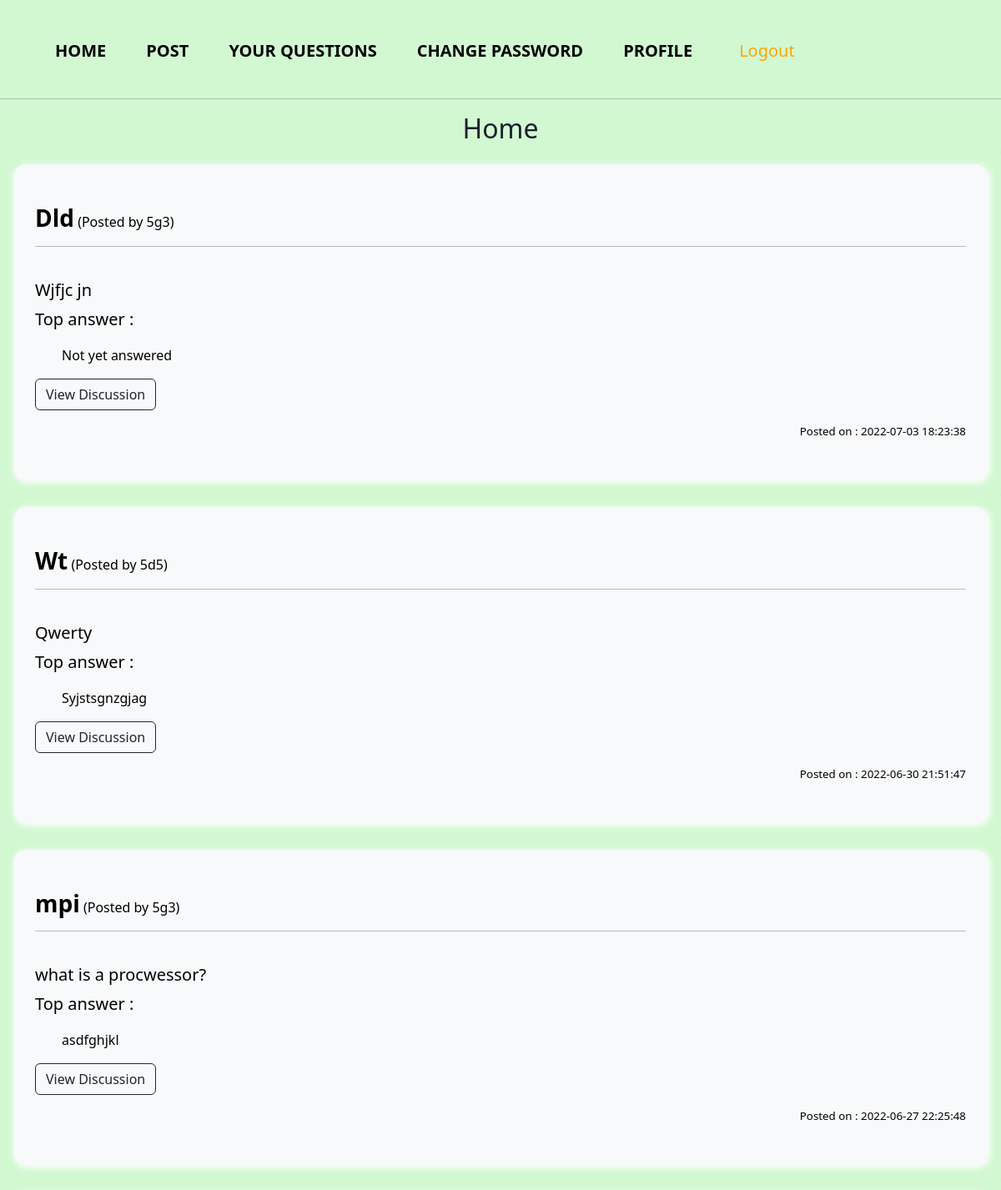
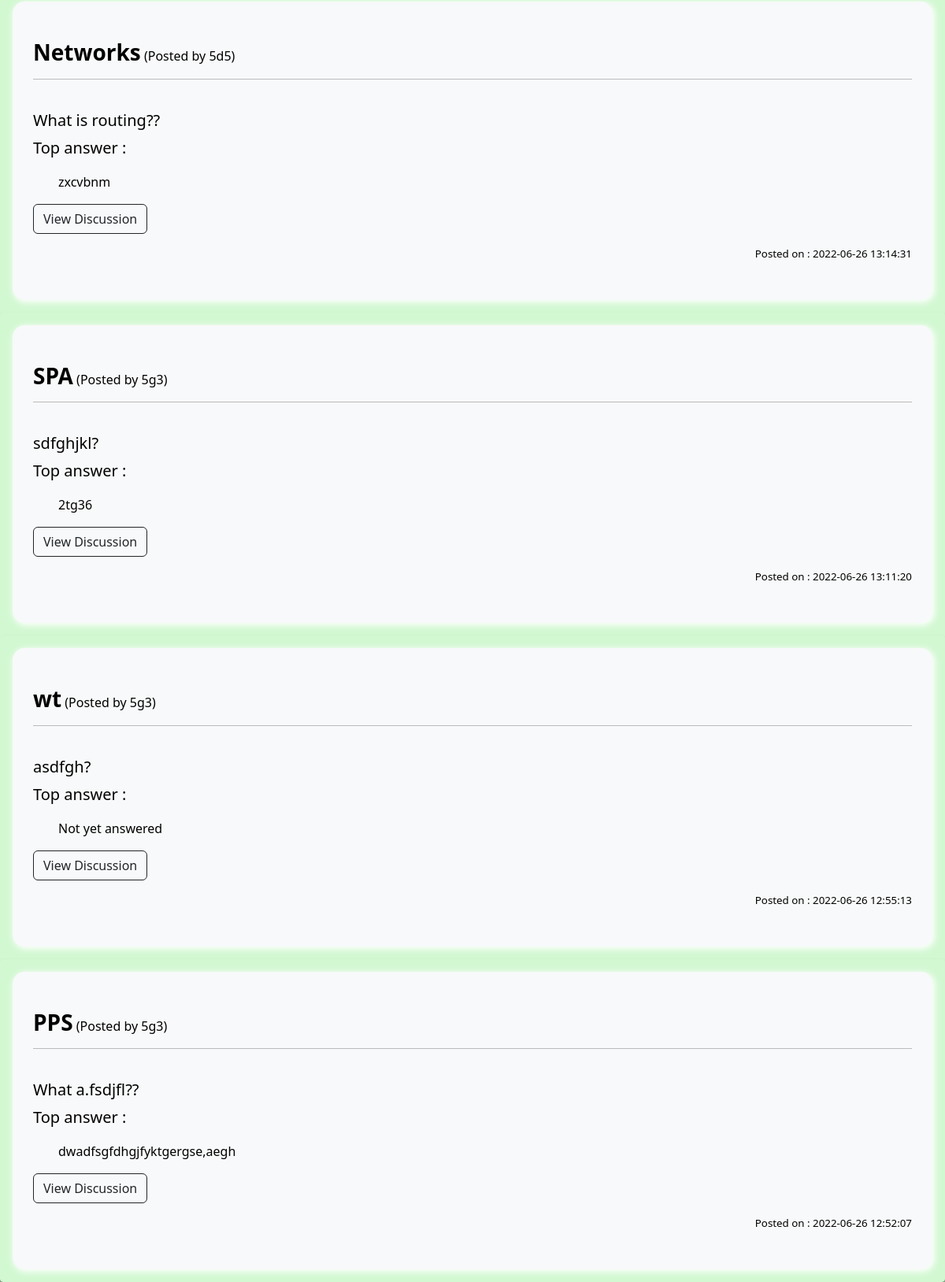
The app's page /home.php (signed in) with its own data (2 pictures, top to bottom).
### tables this page shows
CREATE TABLE `ques` (
  `qid` varchar(20) NOT NULL,
  `Subject` varchar(50) NOT NULL,
  `Question` varchar(1000) NOT NULL,
  `id` varchar(20) NOT NULL,
  `top` varchar(2000) NOT NULL,
  `topid` varchar(20) NOT NULL,
  `date` datetime NOT NULL
);

### home.php (the view, shortened to what this page needs)
<?php
include('connection.php');
?>
<?php
if(isset($_SESSION['id'])){
?>
<!DOCTYPE html>
<html lang="en">
<head>
    <link rel="stylesheet" href="https://maxcdn.bootstrapcdn.com/bootstrap/4.0.0/css/bootstrap.min.css">
    <link href="https://cdn.jsdelivr.net/npm/bootstrap@5.2.0-beta1/dist/css/bootstrap.min.css" rel="stylesheet">
</head>
<body>
        <div class="container ">
            <nav class="navbar navbar-expand-sm navbar-dark text-center">
            <div class="collapse navbar-collapse" id="navbarNav">
              <ul class="navbar-nav">
                <li class="nav-item active">
                  <a class="nav-link" href="home.php">Home</a>
                </li>
                <li class="nav-item">
                  <a class="nav-link" href="post.php">Post</a>
                </li>
                <li class="nav-item">
                  <a class="nav-link" href="ques.php">Your Questions</a>
                </li>
                <li class="nav-item">
                  <a class="nav-link" href="#">Change Password</a>
                </li>
                <li>
                <a  class="nav-link" style="color:black" data-bs-toggle="collapse" href="#collapseExample" role="button" aria-expanded="false" aria-controls="collapseExample">
    Profile
  </a>
                </li>
                <form method="POST" action="logout.php">
                  <li class="nav-item">
                    <input style="padding: .5em .8em;font-size: 20px;color: orange;background: none;border: none;" type="submit" value="Logout">
                  </li>
                </form>
              </ul>
            </div>
          </nav>
          </div>
</div><hr>
<h2 style="text-align:center">Home</h2>
<?php
          $ar=(mysqli_query($con,"select * from ques order by date DESC"));
          while($arr=mysqli_fetch_array($ar)){
        ?>
        <div class="card" >
        <div class="card-body" >
        <div class="bg-light" style="background-color:aquamarine;">
          <div class="asd container py-5">
            <div class="row align-items-center">
              <div class="col-lg-12">
              <h3 style="display:inline"><b><?php echo $arr['Subject']; ?></b></h3>&nbsp(Posted by <?php echo $arr['id']; ?>)
              <hr><br>
                <h5><?php echo $arr['Question']; ?></h5>
                <p class="lead"><b>Top answer :</b></p>
                <?php
                if(isset($arr['top']) && $arr['top']<>''){
                  ?>
                <ul>
                <?php echo $arr['top']; ?>
                </ul><?php
                }else{
                  echo "<ul>Not yet answered</ul>";
                }
                ?>
                <form method="post" action="display.php">
                <button type="submit" name="<?php echo $arr['qid']; ?>" value="<?php echo $arr['qid']; ?>" class="btn btn-outline-dark">View Discussion</button>
          </form>
                <div class="postt" style="display: inline-block; text-align:right;float:right">Posted on : <?php echo $arr['date'];?></div>
              </div>
            </div>
          </div>
        </div>
        </div>
        <?php }
?>
</body>
</html>
  <?php
}
?>

### home.php (style rules this page uses)
body { margin-top:20px; color: #1a202c; text-align: left; background-color: #d2f8d2; }
.card { box-shadow: 0 1px 3px 0 rgba(0,0,0,.1), 0 1px 2px 0 rgba(0,0,0,.06); }
.card { position: relative; display: flex; flex-direction: column; min-width: 0; word-wrap: break-word; background-color: transparent; background-clip: border-box; border: 0 solid rgba(0, 0, 0, 0.87); border-radius: .25rem; color:black; }
.card-body { flex: 1 1 auto; min-height: 1px; padding: 1rem; }
.navbar-nav { text-transform: uppercase; text-align: center; font-weight: bold; }
.navbar-nav * { box-sizing: border-box; transition: all .35s ease; }
.navbar-nav li { display: inline-block; list-style: outside none none; margin: .5em 1em; padding: 0; }
.navbar-nav a { padding: .5em .8em; color: black; position: relative; text-decoration: none; font-size: 20px; }
.navbar-nav a::before, .navbar-nav a::after { content: ''; height: 14px; width: 14px; position: absolute; transition: all .35s ease; opacity: 0; }
.navbar-nav a::before { content: ''; right: 0; top: 0; border-top: 3px solid black; border-right: 3px solid black; transform: translate(50%, 100%); }
.navbar-nav a:after { content: ''; left: 0; bottom: 0; border-bottom: 3px solid black; border-left: 3px solid black; transform: translate(100%, -50%) }
.navbar-dark .navbar-nav .nav-item .nav-link { color: black; }
.bg-light { border-radius: 15px; box-shadow:2px 2px 8px 1px #ffffff; background-color:aquamarine; }
.asd { border-radius: 15px; }
.postt { font-size: smaller; }

### records on screen
ques: Subject "Dld", id "5g3", Question "Wjfjc jn", top "Not yet answered", $arr['qid'] 7 (drawn), date "2022-07-03 18:23:38"
ques: Subject "Wt", id "5d5", Question "Qwerty", top "Syjstsgnzgjag", $arr['qid'] 6 (drawn), date "2022-06-30 21:51:47"
ques: Subject "mpi", id "5g3", Question "what is a procwessor?", top "asdfghjkl", $arr['qid'] 5 (drawn), date "2022-06-27 22:25:48"
ques: Subject "Networks", id "5d5", Question "What is routing??", top "zxcvbnm", $arr['qid'] 4 (drawn), date "2022-06-26 13:14:31"
ques: Subject "SPA", id "5g3", Question "sdfghjkl?", top "2tg36", $arr['qid'] 3 (drawn), date "2022-06-26 13:11:20"
ques: Subject "wt", id "5g3", Question "asdfgh?", top "Not yet answered", $arr['qid'] 2 (drawn), date "2022-06-26 12:55:13"
ques: Subject "PPS", id "5g3", Question "What a.fsdjfl??", top "dwadfsgfdhgjfyktgergse,aegh", $arr['qid'] 1 (drawn), date "2022-06-26 12:52:07"
